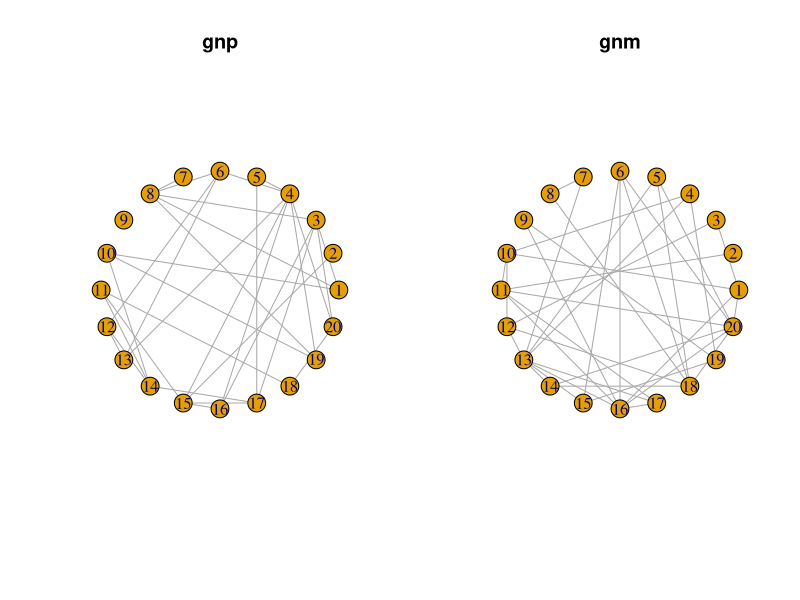
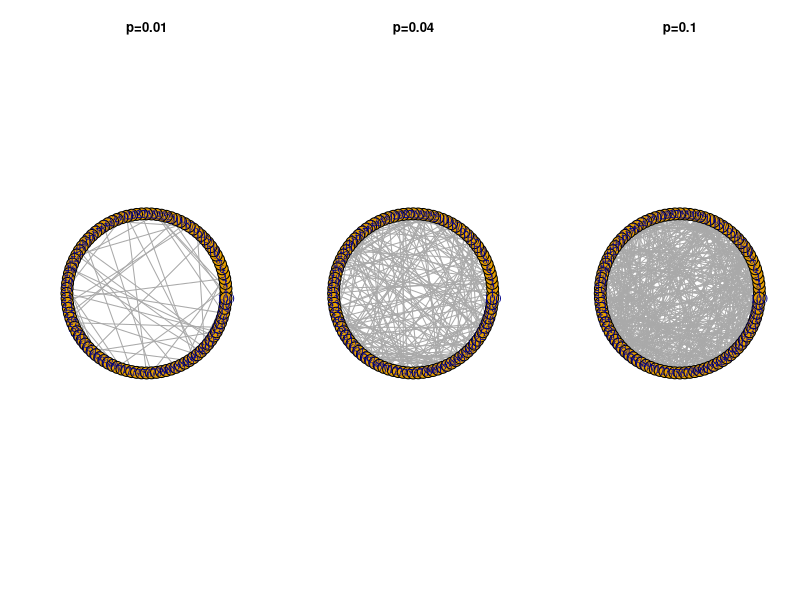
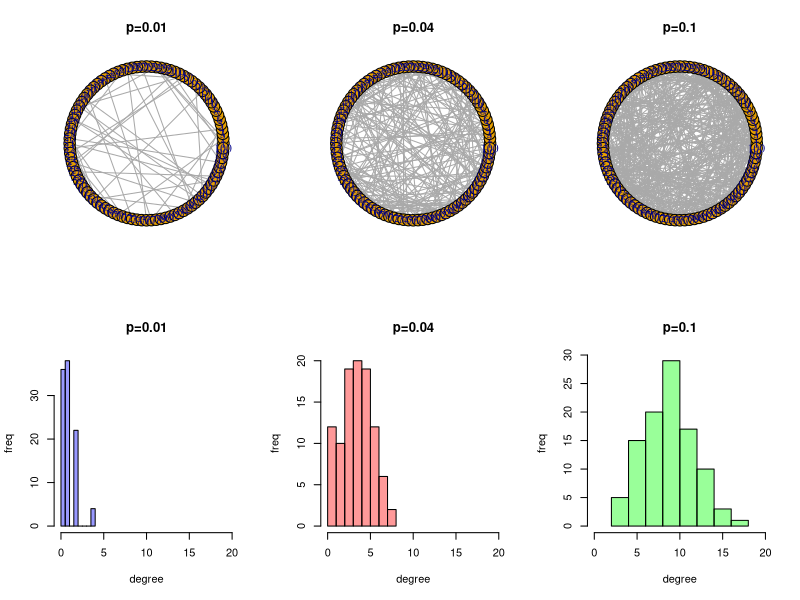
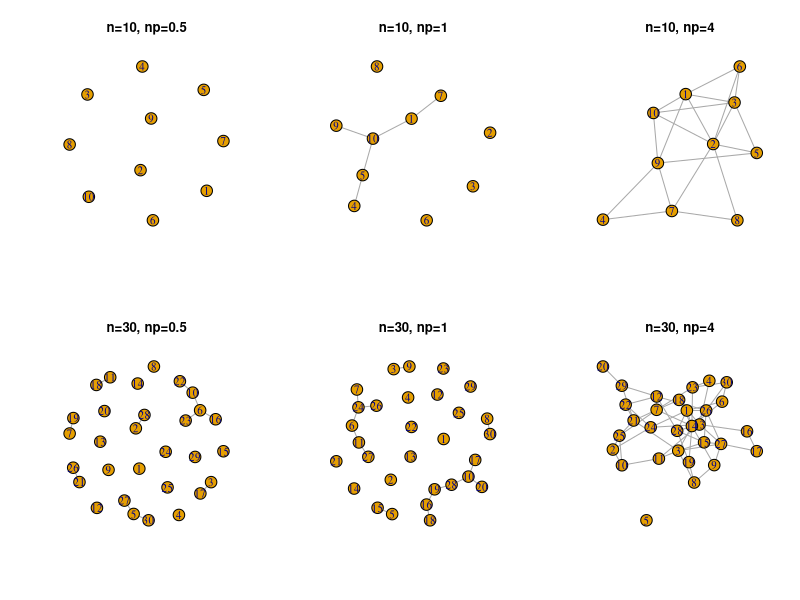
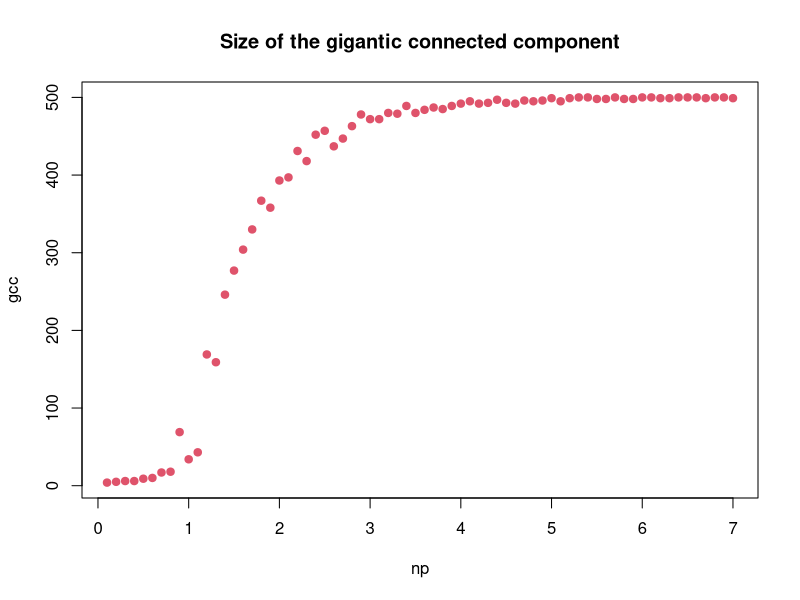

Write R code to recreate these figures, in order. (Note: this script raises an error after producing the figures.)
## ---- chunk 1
library('igraph')
library('ggplot2')
## ---- chunk 2
n=20
p=0.2
m=(n*(n-1)/2)*p
er11 <- erdos.renyi.game(n, p, type="gnp")
er12 <- erdos.renyi.game(n, m, type="gnm")
op <- par(mfrow = c(1, 2))
plot(er11, layout=layout.circle(er11), main="gnp")
plot(er12, layout=layout.circle(er12), main="gnm")
par(op)
print(length(E((er11))))
print(length(E((er12))))
## ---- chunk 3
n=100
p1=0.01
p2=0.04
p3=0.1
er21 <- erdos.renyi.game(n, p1, type="gnp")
er22 <- erdos.renyi.game(n, p2, type="gnp")
er23 <- erdos.renyi.game(n, p3, type="gnp")
op <- par(mfrow = c(1, 3))
plot(er21, layout=layout.circle(er21), main="p=0.01")
plot(er22, layout=layout.circle(er22), main="p=0.04")
plot(er23, layout=layout.circle(er23), main="p=0.1")
par(op)
## ---- chunk 4
der1 <- degree(er21)
summary(der1)
## ---- chunk 5
der21 <- degree(er21)
der22 <- degree(er22)
der23 <- degree(er23)
op <- par(mfrow = c(2, 3))
plot(er21, layout=layout.circle(er21), main="p=0.01")
plot(er22, layout=layout.circle(er22), main="p=0.04")
plot(er23, layout=layout.circle(er23), main="p=0.1")
hist(der21, col=rgb(0,0,1,.4), xlim=c(0,20), xlab="degree",ylab="freq", main="p=0.01")
hist(der22, col=rgb(1,0,0,.4), xlim=c(0,20), xlab="degree",ylab="freq", main="p=0.04")
hist(der23, col=rgb(0,1,0,.4), xlim=c(0,20), xlab="degree",ylab="freq", main="p=0.1")
par(op)
## ---- chunk 6
n1=10
n2=30
#n3=200
er311 <- erdos.renyi.game(n1, 0.5/n1, type="gnp")
er312 <- erdos.renyi.game(n1, 1.1/n1, type="gnp")
er313 <- erdos.renyi.game(n1, 4/n1, type="gnp")
er321 <- erdos.renyi.game(n2, 0.5/n2, type="gnp")
er322 <- erdos.renyi.game(n2, 1.1/n2, type="gnp")
er323 <- erdos.renyi.game(n2, 4/n2, type="gnp")

op <- par(mfrow = c(2, 3))
plot(er311, layout=layout.fruchterman.reingold(er311), main="n=10, np=0.5")
plot(er312, layout=layout.fruchterman.reingold(er312), main="n=10, np=1")
plot(er313, layout=layout.fruchterman.reingold(er313), main="n=10, np=4")
plot(er321, layout=layout.fruchterman.reingold(er321), main="n=30, np=0.5")
plot(er322, layout=layout.fruchterman.reingold(er322), main="n=30, np=1")
plot(er323, layout=layout.fruchterman.reingold(er323), main="n=30, np=4")
par(op)
## ---- chunk 7
gcc=c()
cc=c()
probability=c()
for (i in 1:70){
  prob=0.0002*i
  probability=c(probability, prob)
  er <- erdos.renyi.game(500, prob, type="gnp")
  comp <- clusters(er)
  largest <- max(comp$csize)
  gcc=c(gcc, largest)
  clust <- transitivity(er, type="global")
  cc=c(cc, clust)
}

par(mfrow = c(1,1))
plot(probability*500, gcc, pch=19, col=26, xlab="np", main="Size of the gigantic connected component")

log(500)
## ---- chunk 8
g <- read.graph(file = 'as-22july06.gml', format = 'gml')
d <- degree.distribution(g)
# 
plot(d,log = 'xy', xlab = 'Degree d', ylab = 'p(d)', main = 'Degree distribution in log-log scale ')
## ---- chunk 9
k <- mean(degree(g))
x <- 1:500
p <- dpois(x = x, lambda = k)
lines(x, p, col = 'red')
## ---- chunk 10
## Your code is here
N <- vcount(g)
c <- clusters(graph = g)
## ---- chunk 11
b1=barabasi.game(30, power = 1, m=3, directed=F)
b2=barabasi.game(30, power = 1, m=10, directed=F)

op <- par(mfrow = c(1, 2))
plot(b1, layout=layout.fruchterman.reingold(b1), main="3 new edges")
plot(b2, layout=layout.fruchterman.reingold(b2), main="10 new edges")
par(op)
## ---- chunk 12
b3=barabasi.game(1000, power = 1, m=10, directed=F)

db1 <- degree(b1)
db2 <- degree(b2)
db3 <- degree(b3)
op <- par(mfrow = c(1, 3))
hist(db1, breaks=10, col=rgb(0,0,1,.4), xlab="degree",ylab="freq", main="n=30, m=3")
hist(db2, breaks=10, col=rgb(1,0,0,.4),xlab="degree",ylab="freq", main="n=30, m=10")
hist(db3, breaks=50, col=rgb(1,0,0,.4),xlab="degree",ylab="freq", main="n=1000, m=10")
par(op)
## ---- chunk 13
fit <- power.law.fit(degree(b3))
fit$alpha
## ---- chunk 14
avpathlen=c()
clustcoef=c()
deg30=c()
deg70=c()
ba=barabasi.game(20, power = 1, m=3, directed=F)
m=15
for (i in 21:300){
  ba=add.vertices(ba, 1)
  neib=sample(seq(1,vcount(ba)), m, prob = degree(ba,normalized = T))
  new_edges=c()
  for (n in neib){
    new_edges=c(new_edges, c(i, n))
  }
  ba=add.edges(ba, new_edges)
  avpathlen=c(avpathlen, average.path.length(ba))
  clustcoef=c(clustcoef, transitivity(ba, type="global"))
  if (i>30){
    deg30=c(deg30, degree(ba, 30))}
  if (i>70){
    deg70=c(deg70, degree(ba, 70))}
  }
## ---- chunk 15
xaxis=c(21:300)
op <- par(mfrow = c(1, 2))
plot(xaxis, avpathlen, pch=19, col=26, xlab="time", ylab="Average path length", main="Average path length")
plot(xaxis, clustcoef, pch=19, col=49, xlab="time", ylab="Clustering coefficient", main="Clustering coefficient")
par(op)
## ---- chunk 16
plot(c(31:300), deg30, pch=19, col=35, ylim=c(0, max(deg30)), xlab="time", ylab="Node degree", main="Node degree")
points(c(71:300), deg70, pch=19, col=84)
legend("topleft", c("i=30", "i=70"), fill=c(35, 84))
## ---- chunk 17
lat <- graph.lattice(length=4, dim=2, nei=1)
ws1 <- watts.strogatz.game(dim=2, size=4, nei=1, p=0.1, loops = FALSE, multiple = FALSE)
ws2 <- watts.strogatz.game(dim=2, size=4, nei=1, p=0.4, loops = FALSE, multiple = FALSE)
ws3 <- watts.strogatz.game(dim=2, size=4, nei=1, p=0.9, loops = FALSE, multiple = FALSE)

op <- par(mfrow = c(2, 2))
plot(lat, layout=layout.circle(lat), main="Lattice")
plot(ws1, layout=layout.circle(ws1), main="Rewiring probability 0.1")
plot(ws2, layout=layout.circle(ws2), main="Rewiring probability 0.4")
plot(ws3, layout=layout.circle(ws3), main="Rewiring probability 0.9")
par(op)
